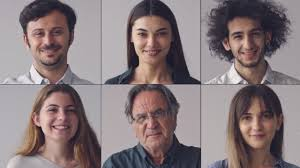
#> input picture download.jpeg, 300 x 168 px, found by its file name
$ jupyter execute Face-Detection-OpenCV.ipynb   (shell and % lines are left out)
#> lines starting #> are read from the running program, lines starting #| are printed output that depends on the picture
[cell 1]
#import libraries
import cv2
import numpy as np
import matplotlib.pyplot as plt

[cell 2]
#create classifier
face_classifier = cv2.CascadeClassifier('haarcascade_frontalface_default.xml')

[cell 3]
#open image
image = cv2.imread('Desktop/download.jpeg')
#> image is the input picture: shape (168, 300, 3); mean B, G, R 123.5, 121.2, 135.1
fix_img = cv2.cvtColor(image, cv2.COLOR_BGR2RGB)
plt.imshow(fix_img)

[cell 4]
#Detect faces
faces = face_classifier.detectMultiScale(image, 1.3, 5)
#> faces = [[22, 11, 54, 54], [127, 14, 52, 52], [222, 16, 50, 50], [35, 90, 50, 50], [126, 94, 52, 52], [234, 97, 51, 51]]

[cell 5]
#fuction for bounding box around the faces
def detect_faces(fix_img):
    face_rects = face_classifier.detectMultiScale(fix_img, 1.005, 3)
#> face_rects = [[126, 14, 51, 51], [233, 98, 50, 50], [35, 91, 50, 50], [220, 16, 50, 50], [22, 12, 53, 53], [126, 95, 53, 53], [64, 54, 77, 77]]

    for (x,y,w,h) in face_rects:
        cv2.rectangle(fix_img,
                     (x,y),
                     (x+w, y+h),
                     (255,0,0),
                     10)
        return fix_img
#> this loop made 1 pass
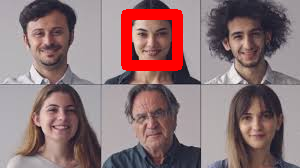
#> fix_img: shape (168, 300, 3); mean R, G, B 141.7, 117.2, 119.3
